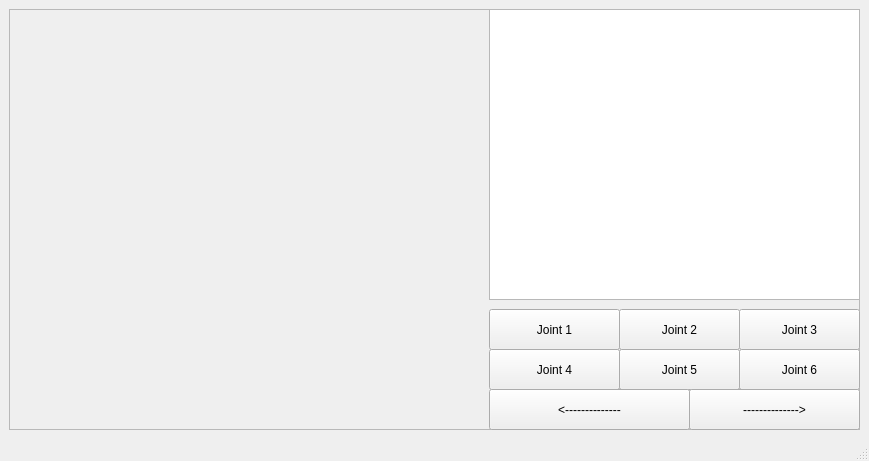
<?xml version="1.0" encoding="UTF-8"?>
<ui version="4.0">
 <class>MainWindow</class>
 <widget class="QMainWindow" name="MainWindow">
  <property name="geometry">
   <rect>
    <x>0</x>
    <y>0</y>
    <width>869</width>
    <height>461</height>
   </rect>
  </property>
  <property name="windowTitle">
   <string>MainWindow</string>
  </property>
  <property name="unifiedTitleAndToolBarOnMac">
   <bool>false</bool>
  </property>
  <widget class="QWidget" name="centralwidget">
   <layout class="QGridLayout" name="gridLayout">
    <item row="0" column="0">
     <widget class="QFrame" name="frame">
      <property name="frameShape">
       <enum>QFrame::StyledPanel</enum>
      </property>
      <property name="frameShadow">
       <enum>QFrame::Raised</enum>
      </property>
      <widget class="QTextBrowser" name="textBrowser">
       <property name="geometry">
        <rect>
         <x>480</x>
         <y>0</y>
         <width>371</width>
         <height>291</height>
        </rect>
       </property>
      </widget>
      <widget class="QPushButton" name="pushButton">
       <property name="geometry">
        <rect>
         <x>480</x>
         <y>300</y>
         <width>131</width>
         <height>41</height>
        </rect>
       </property>
       <property name="text">
        <string>Joint 1</string>
       </property>
      </widget>
      <widget class="QPushButton" name="pushButton_2">
       <property name="geometry">
        <rect>
         <x>610</x>
         <y>300</y>
         <width>121</width>
         <height>41</height>
        </rect>
       </property>
       <property name="text">
        <string>Joint 2</string>
       </property>
      </widget>
      <widget class="QPushButton" name="pushButton_3">
       <property name="geometry">
        <rect>
         <x>730</x>
         <y>300</y>
         <width>121</width>
         <height>41</height>
        </rect>
       </property>
       <property name="text">
        <string>Joint 3</string>
       </property>
      </widget>
      <widget class="QPushButton" name="pushButton_4">
       <property name="geometry">
        <rect>
         <x>480</x>
         <y>340</y>
         <width>131</width>
         <height>41</height>
        </rect>
       </property>
       <property name="text">
        <string>Joint 4</string>
       </property>
      </widget>
      <widget class="QPushButton" name="pushButton_5">
       <property name="geometry">
        <rect>
         <x>610</x>
         <y>340</y>
         <width>121</width>
         <height>41</height>
        </rect>
       </property>
       <property name="text">
        <string>Joint 5</string>
       </property>
      </widget>
      <widget class="QPushButton" name="pushButton_6">
       <property name="geometry">
        <rect>
         <x>730</x>
         <y>340</y>
         <width>121</width>
         <height>41</height>
        </rect>
       </property>
       <property name="text">
        <string>Joint 6</string>
       </property>
      </widget>
      <widget class="QPushButton" name="pushButton_7">
       <property name="geometry">
        <rect>
         <x>480</x>
         <y>380</y>
         <width>201</width>
         <height>41</height>
        </rect>
       </property>
       <property name="text">
        <string>&lt;--------------</string>
       </property>
      </widget>
      <widget class="QPushButton" name="pushButton_8">
       <property name="geometry">
        <rect>
         <x>680</x>
         <y>380</y>
         <width>171</width>
         <height>41</height>
        </rect>
       </property>
       <property name="text">
        <string>--------------&gt;</string>
       </property>
      </widget>
      <widget class="QLabel" name="label">
       <property name="geometry">
        <rect>
         <x>0</x>
         <y>0</y>
         <width>471</width>
         <height>421</height>
        </rect>
       </property>
       <property name="text">
        <string/>
       </property>
       <property name="pixmap">
        <pixmap>../../Users/finym/Pictures/Camera Roll/WIN_20210303_16_53_18_Pro.jpg</pixmap>
       </property>
       <property name="scaledContents">
        <bool>true</bool>
       </property>
      </widget>
     </widget>
    </item>
   </layout>
  </widget>
  <widget class="QStatusBar" name="statusbar"/>
 </widget>
 <resources/>
 <connections/>
</ui>
